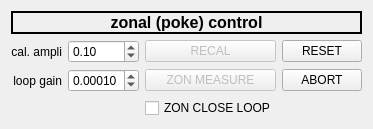
   <widget class="QWidget" name="verticalLayoutWidget_6">
    <property name="geometry">
     <rect>
      <x>880</x>
      <y>576</y>
      <width>315</width>
      <height>108</height>
     </rect>
    </property>
    <layout class="QVBoxLayout" name="verticalLayout">
     <item>
      <widget class="QLabel" name="prop_title_7">
       <property name="font">
        <font>
         <pointsize>12</pointsize>
         <weight>75</weight>
         <bold>true</bold>
        </font>
       </property>
       <property name="frameShape">
        <enum>QFrame::Box</enum>
       </property>
       <property name="frameShadow">
        <enum>QFrame::Plain</enum>
       </property>
       <property name="lineWidth">
        <number>2</number>
       </property>
       <property name="text">
        <string>zonal (poke) control</string>
       </property>
       <property name="alignment">
        <set>Qt::AlignCenter</set>
       </property>
      </widget>
     </item>
     <item>
      <layout class="QGridLayout" name="gridLayout_3">
       <item row="0" column="0">
        <widget class="QLabel" name="label_17">
         <property name="text">
          <string>cal. ampli</string>
         </property>
         <property name="alignment">
          <set>Qt::AlignRight|Qt::AlignTrailing|Qt::AlignVCenter</set>
         </property>
        </widget>
       </item>
       <item row="2" column="1">
        <widget class="QDoubleSpinBox" name="dspB_zo_gain">
         <property name="decimals">
          <number>5</number>
         </property>
         <property name="maximum">
          <double>1.000000000000000</double>
         </property>
         <property name="singleStep">
          <double>0.000050000000000</double>
         </property>
         <property name="value">
          <double>0.000100000000000</double>
         </property>
        </widget>
       </item>
       <item row="2" column="2">
        <widget class="QPushButton" name="pB_zo_measure">
         <property name="enabled">
          <bool>false</bool>
         </property>
         <property name="text">
          <string>ZON MEASURE</string>
         </property>
        </widget>
       </item>
       <item row="2" column="0">
        <widget class="QLabel" name="label_16">
         <property name="text">
          <string>loop gain</string>
         </property>
         <property name="alignment">
          <set>Qt::AlignRight|Qt::AlignTrailing|Qt::AlignVCenter</set>
         </property>
        </widget>
       </item>
       <item row="0" column="3">
        <widget class="QPushButton" name="pB_zo_reset">
         <property name="text">
          <string>RESET</string>
         </property>
        </widget>
       </item>
       <item row="2" column="3">
        <widget class="QPushButton" name="pB_zo_abort">
         <property name="text">
          <string>ABORT</string>
         </property>
        </widget>
       </item>
       <item row="0" column="2">
        <widget class="QPushButton" name="pB_zo_recal">
         <property name="enabled">
          <bool>false</bool>
         </property>
         <property name="text">
          <string>RECAL</string>
         </property>
        </widget>
       </item>
       <item row="0" column="1">
        <widget class="QDoubleSpinBox" name="dspB_zo_a0">
         <property name="decimals">
          <number>2</number>
         </property>
         <property name="minimum">
          <double>0.000000000000000</double>
         </property>
         <property name="maximum">
          <double>0.500000000000000</double>
         </property>
         <property name="singleStep">
          <double>0.001000000000000</double>
         </property>
         <property name="value">
          <double>0.100000000000000</double>
         </property>
        </widget>
       </item>
       <item row="3" column="2">
        <widget class="QCheckBox" name="chB_zo_cloop">
         <property name="text">
          <string>ZON CLOSE LOOP</string>
         </property>
        </widget>
       </item>
      </layout>
     </item>
    </layout>
   </widget>
